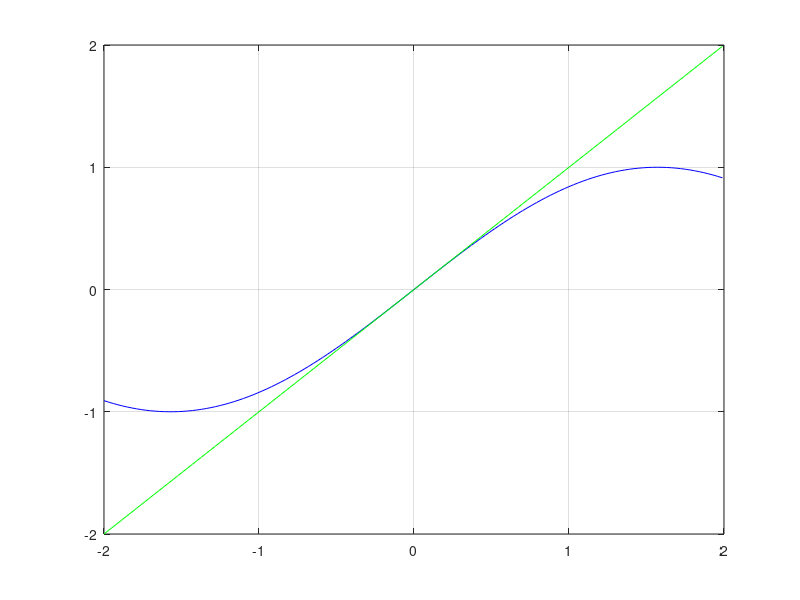

MATLAB code for this plot: (Note: this script raises an error after producing the figure.)
format long;
nvect = 100.*2.^(0:7);
tol = 0.00000000001;
nmax = 1000;

f = @(x) sin(x);
t = [-2:0.03:2];

figure(1)
hold off
plot(t, f(t),'b-')
hold on
plot(t, t,'g-')
grid on

x0 = 0.01;

F = @(x) f(x) - x;
[x,n] = iterfix(F, x0, tol, nmax);
plot(x,f(x),'r*')
n
